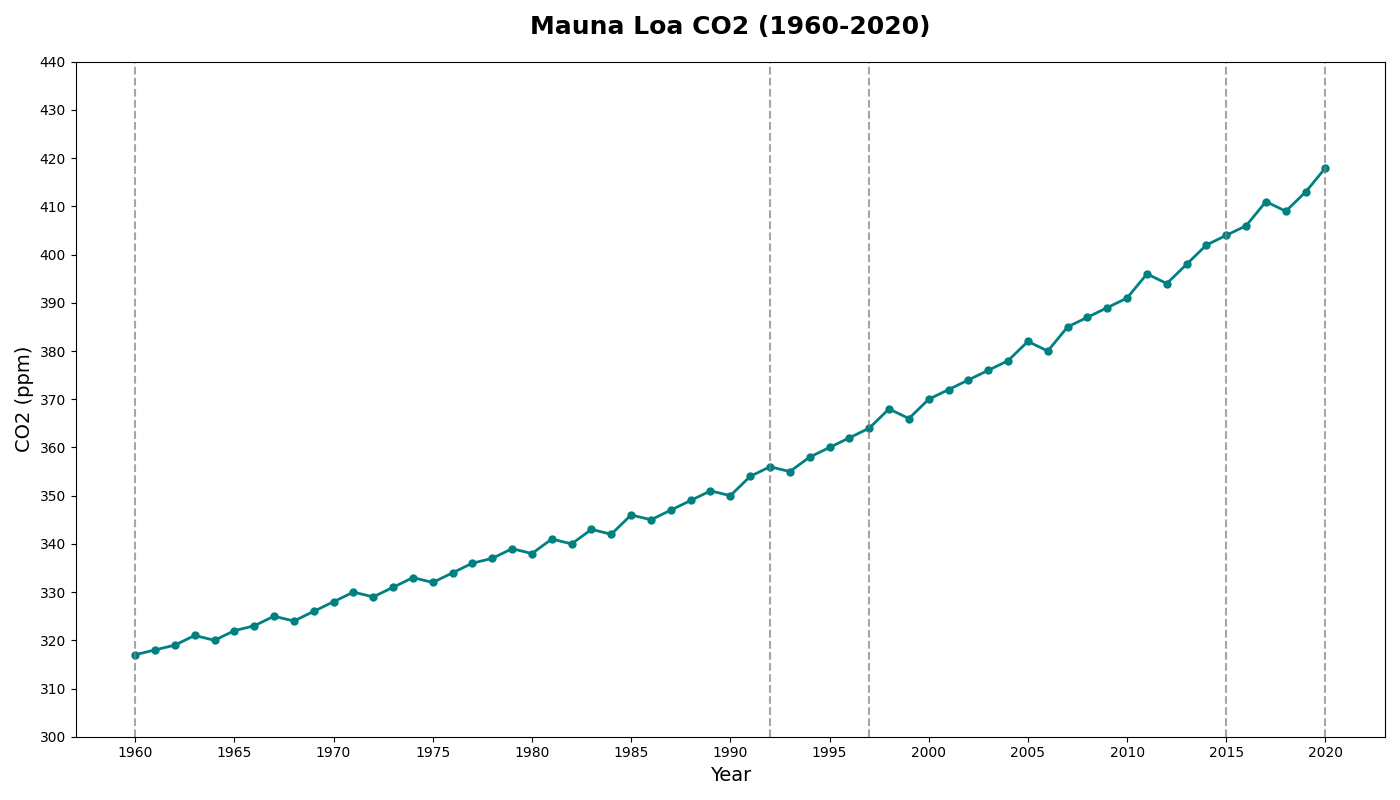

Write the Python code that produced this figure.
import matplotlib.pyplot as plt
import numpy as np

years = np.arange(1960, 2021)
co2_levels = [
    317, 318, 319, 321, 320, 322, 323, 325, 324, 326,
    328, 330, 329, 331, 333, 332, 334, 336, 337, 339,
    338, 341, 340, 343, 342, 346, 345, 347, 349, 351,
    350, 354, 356, 355, 358, 360, 362, 364, 368, 366,
    370, 372, 374, 376, 378, 382, 380, 385, 387, 389,
    391, 396, 394, 398, 402, 404, 406, 411, 409, 413,
    418
]

fig, ax = plt.subplots(figsize=(14, 8))
ax.plot(years, co2_levels, color='teal', linestyle='-', marker='o', markersize=5, linewidth=2)

ax.set_title('Mauna Loa CO2 (1960-2020)', fontsize=18, fontweight='bold', pad=20)
ax.set_xlabel('Year', fontsize=14)
ax.set_ylabel('CO2 (ppm)', fontsize=14)

plt.axvline(x=1960, color='grey', linestyle='--', linewidth=1.5, alpha=0.7)
plt.axvline(x=1992, color='grey', linestyle='--', linewidth=1.5, alpha=0.7)
plt.axvline(x=1997, color='grey', linestyle='--', linewidth=1.5, alpha=0.7)
plt.axvline(x=2015, color='grey', linestyle='--', linewidth=1.5, alpha=0.7)
plt.axvline(x=2020, color='grey', linestyle='--', linewidth=1.5, alpha=0.7)

ax.set_xticks(np.arange(1960, 2021, 5))
ax.set_yticks(np.arange(300, 450, 10))
plt.tight_layout()
plt.show()
